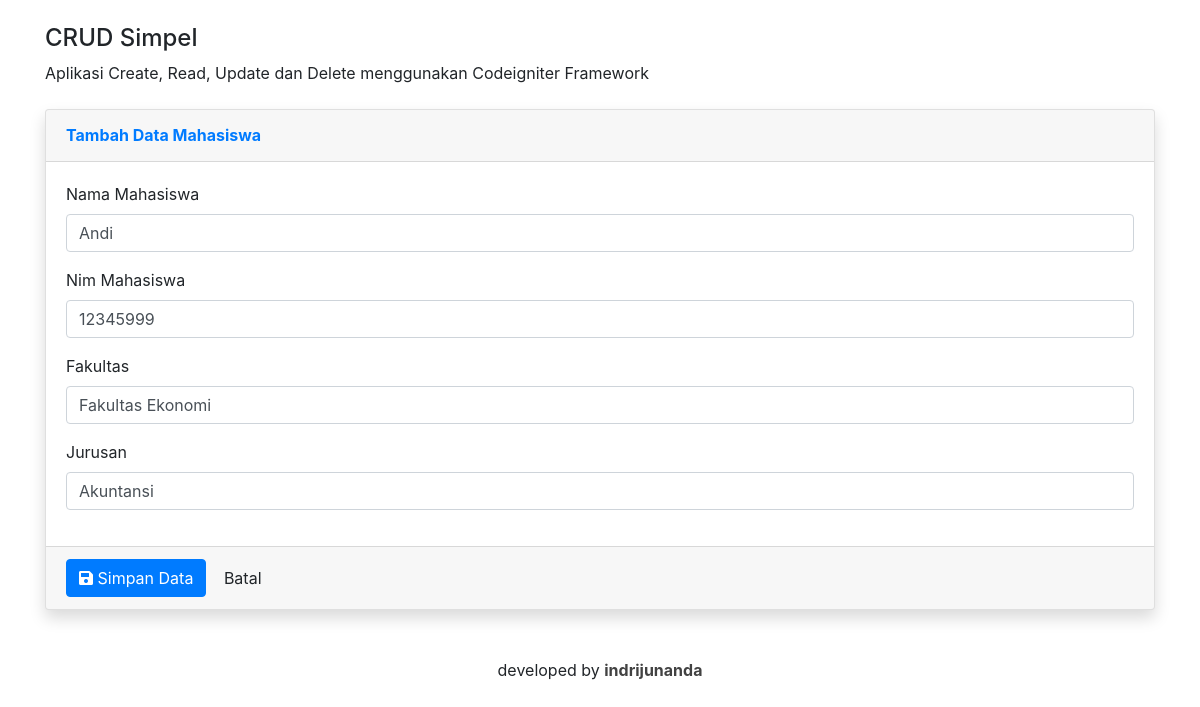
The page /mahasiswa/editdata/5cfc8ae0ec80d on the database its author committed.
### tables this page shows
CREATE TABLE `mahasiswa` (
  `id_mahasiswa` varchar(64) NOT NULL,
  `nama` varchar(50) NOT NULL,
  `nim` int(20) NOT NULL,
  `fakultas` varchar(50) NOT NULL,
  `jurusan` varchar(50) NOT NULL,
  `waktu_input` timestamp NOT NULL DEFAULT CURRENT_TIMESTAMP ON UPDATE CURRENT_TIMESTAMP
);

### application/controllers/Mahasiswa.php (called while the page is built, shortened)
<?php
class Mahasiswa extends CI_Controller{
    public function __construct(){
        $this->load->model('mahasiswa_model');
        $this->load->library('form_validation');
        $this->load->helper('url');
    }
    public function editdata($idmahasiswanya = null){
        $data['mahasiswa'] = $this->mahasiswa_model->getByID($idmahasiswanya);
        $this->load->view('editdata',$data);
    }
}

### index.php (called while the page is built, shortened)
<?php
require_once BASEPATH.'core/CodeIgniter.php';

### application/models/Mahasiswa_model.php (called while the page is built, shortened)
<?php defined('BASEPATH') OR exit ('No direct script access allowed!');
class Mahasiswa_model extends CI_Model {
    private $_table = "mahasiswa";
    public function getByID($idmahasiswanya){
        return $this->db->get_where($this->_table, ["id_mahasiswa" => $idmahasiswanya])->row();
    }
}
?>

### application/views/editdata.php (the view, shortened to what this page needs)
<!DOCTYPE html>
<html lang="en">
<head>
  <link href="<?php echo base_url();?>/assets/fontawesome-free/css/all.min.css" rel="stylesheet">
  <link href="<?php echo base_url();?>/assets/bootstrap/css/bootstrap.min.css" rel="stylesheet">
</head>
<body>
  <div class="container">
    <h4 class="mt-4">CRUD Simpel</h4>
    <p class="mb-4">Aplikasi Create, Read, Update dan Delete menggunakan Codeigniter Framework</p>
    <form method="POST" action="<?php echo base_url();?>mahasiswa/updatedata" enctype="multipart/form-data">
      <div class="card shadow mb-4">
        <div class="card-header py-3">
          <h6 class="m-0 font-weight-bold text-primary">Tambah Data Mahasiswa </h6>
        </div>
        <div class="card-body">
            <label for="nama">Nama Mahasiswa</label>
            <div class="form-group">
              <input type="text" class="form-control form-control-user" placeholder="Masukkan Nama Mahasiswa" name="nama" required="" value="<?php echo $mahasiswa->nama;?>">
            </div>
            <label for="nim">Nim Mahasiswa</label>
            <div class="form-group">
              <input type="number" class="form-control form-control-user" placeholder="Masukkan NIM Mahasiswa" name="nim" required="" value="<?php echo $mahasiswa->nim;?>">
            </div>
            <label for="fakultas">Fakultas</label>
            <div class="form-group">
              <input type="text" class="form-control form-control-user" placeholder="Masukkan Asal Fakultas Mahasiswa" name="fakultas" required="" value="<?php echo $mahasiswa->fakultas;?>">
            </div>
            <label for="jurusan">Jurusan</label>
            <div class="form-group">
              <input type="text" class="form-control form-control-user" placeholder="Masukkan Asal Jurusan Mahasiswa" name="jurusan" required="" value="<?php echo $mahasiswa->jurusan;?>">
            </div>
        </div>
        <div class="card-footer">
          <button type="submit" class="btn btn-primary"><i class="fa fa-save"></i> Simpan Data</button>
          <a href="<?php echo base_url();?>" class="btn btn-default">Batal</a>
        </div>
      </div>
    </form>
    <footer class="mt-5 mb-3">
    <div class="container my-auto">
      <div class="text-center my-auto">
        <span>developed by <a href="https://indrijunanda.gitlab.io" target="_blank" style="color: #424242;"><b>indrijunanda</b><a></span>
      </div>
    </div>
  </footer>
  </div>
</body>
</html>

### rows shown on the page
mahasiswa: nama "Andi", nim "12345999", fakultas "Fakultas Ekonomi", jurusan "Akuntansi"
